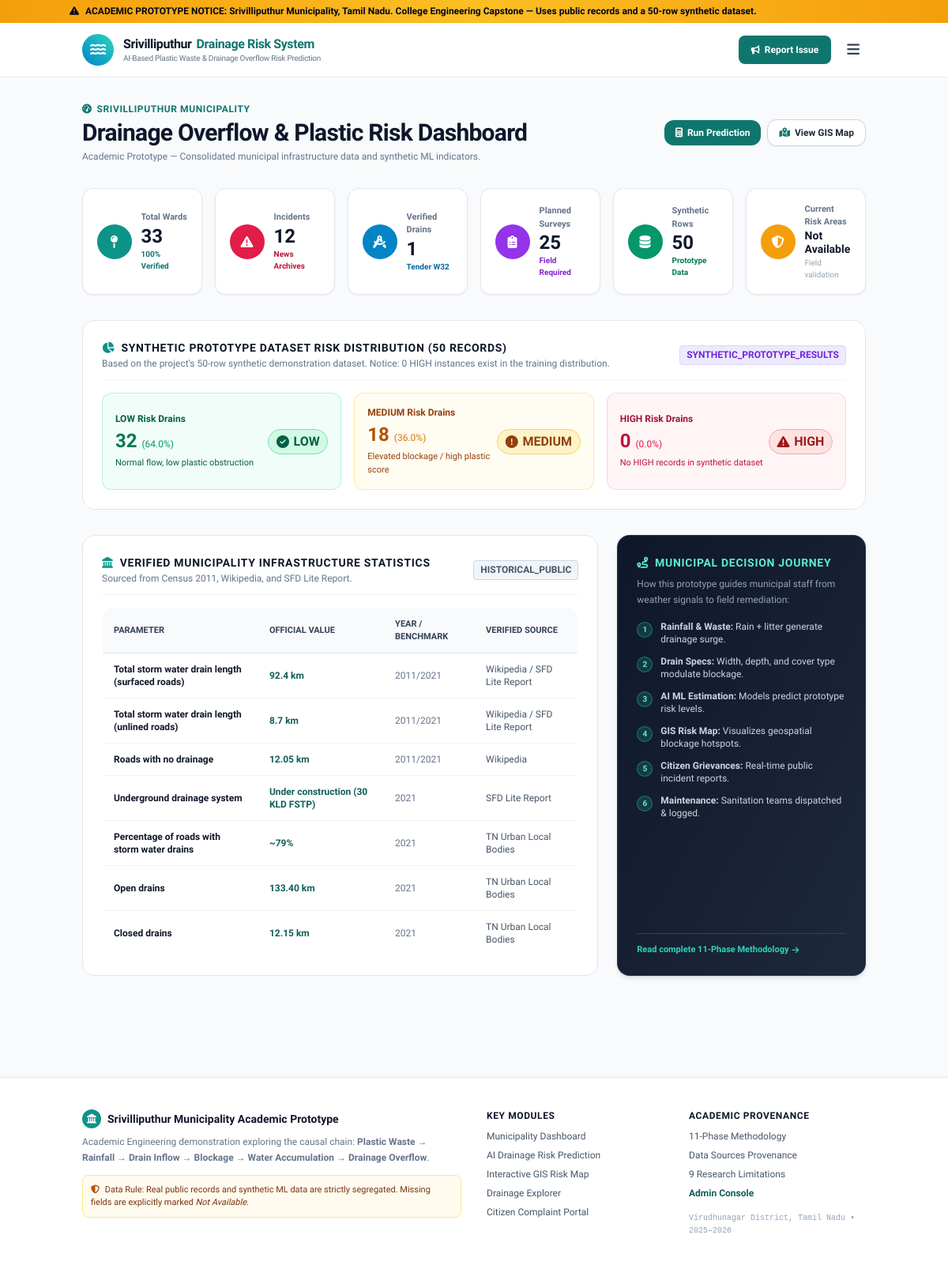
/dashboard, run on the app's committed database.
### tables this page shows
CREATE TABLE municipality_stats (
        id INTEGER PRIMARY KEY AUTOINCREMENT,
        parameter TEXT NOT NULL,
        value TEXT NOT NULL,
        year TEXT,
        source TEXT NOT NULL,
        data_source_type TEXT NOT NULL DEFAULT 'HISTORICAL_PUBLIC'
    );

### app.py (the view)
@app.route('/dashboard')
def dashboard():
    conn = get_db()
    c = conn.cursor()
    c.execute("SELECT COUNT(*) FROM wards")
    ward_count = c.fetchone()[0]
    c.execute("SELECT COUNT(*) FROM incidents")
    incident_count = c.fetchone()[0]
    c.execute("SELECT COUNT(*) FROM drains")
    verified_drain_count = c.fetchone()[0]
    c.execute("SELECT COUNT(*) FROM field_surveys")
    planned_surveys = c.fetchone()[0]
    c.execute("SELECT COUNT(*) FROM ml_dataset")
    synthetic_count = c.fetchone()[0]
    c.execute("SELECT COUNT(*) FROM ml_dataset WHERE overflow_risk_label = 'MEDIUM'")
    medium_risk_count = c.fetchone()[0]
    c.execute("SELECT COUNT(*) FROM ml_dataset WHERE overflow_risk_label = 'LOW'")
    low_risk_count = c.fetchone()[0]
    c.execute("SELECT COUNT(*) FROM citizen_reports")
    citizen_reports_count = c.fetchone()[0]
    c.execute("SELECT * FROM municipality_stats")
    stats = [dict(row) for row in c.fetchall()]
    conn.close()
    return render_template('dashboard.html',
                           ward_count=ward_count,
                           incident_count=incident_count,
                           verified_drain_count=verified_drain_count,
                           planned_surveys=planned_surveys,
                           synthetic_count=synthetic_count,
                           medium_risk_count=medium_risk_count,
                           low_risk_count=low_risk_count,
                           citizen_reports_count=citizen_reports_count,
                           stats=stats)

### app.py (called while the page is built)
def get_db():
    conn = sqlite3.connect(str(DB_PATH))
    conn.row_factory = sqlite3.Row
    return conn

@app.context_processor
def inject_global_context():
    return {
        'project_title': 'AI-Based Plastic Waste & Drainage Overflow Risk Prediction System',
        'municipality_name': 'Srivilliputhur Municipality',
        'state_name': 'Tamil Nadu',
        'prototype_disclaimer': 'Academic Demonstration Prototype — Built using public municipal records and a 50-row synthetic ML dataset. Not an official municipal deployment.',
        'current_year': '2026'
    }

### templates/dashboard.html (shortened to what this page needs)
{% extends "base.html" %}
{% block content %}
<div class="container mx-auto px-4 py-8">
  <div class="flex flex-col md:flex-row md:items-center justify-between gap-4 mb-8">
    <div>
      <div class="text-xs font-bold text-teal-700 uppercase tracking-wider mb-1 flex items-center gap-1.5">
        <i class="fa-solid fa-gauge-high"></i> Srivilliputhur Municipality
      </div>
      <h1 class="text-2xl md:text-3xl font-extrabold text-slate-900 tracking-tight">
        Drainage Overflow & Plastic Risk Dashboard
      </h1>
      <p class="text-xs text-slate-500 mt-1">
        Academic Prototype — Consolidated municipal infrastructure data and synthetic ML indicators.
      </p>
    </div>
    <div class="flex items-center gap-2">
      <a href="{{ url_for('prediction') }}" class="px-3.5 py-2 rounded-xl bg-teal-700 hover:bg-teal-800 text-white text-xs font-bold flex items-center gap-1.5 shadow-sm transition">
        <i class="fa-solid fa-calculator"></i> Run Prediction
      </a>
      <a href="{{ url_for('risk_map') }}" class="px-3.5 py-2 rounded-xl bg-white border border-slate-300 hover:bg-slate-50 text-slate-800 text-xs font-bold flex items-center gap-1.5 shadow-sm transition">
        <i class="fa-solid fa-map-location-dot text-teal-700"></i> View GIS Map
      </a>
    </div>
  </div>
  <div class="grid grid-cols-2 md:grid-cols-3 lg:grid-cols-6 gap-4 mb-8">
    <div class="metric-card-clean flex items-center gap-3">
      <div class="w-11 h-11 rounded-full bg-teal-600 text-white flex items-center justify-center text-base shadow-sm flex-shrink-0">
        <i class="fa-solid fa-map-pin"></i>
      </div>
      <div>
        <div class="text-[11px] font-semibold text-slate-500">Total Wards</div>
        <div class="text-2xl font-black text-slate-900 leading-tight">{{ ward_count }}</div>
        <div class="text-[10px] text-teal-700 font-semibold">100% Verified</div>
      </div>
    </div>
    <div class="metric-card-clean flex items-center gap-3">
      <div class="w-11 h-11 rounded-full bg-rose-600 text-white flex items-center justify-center text-base shadow-sm flex-shrink-0">
        <i class="fa-solid fa-triangle-exclamation"></i>
      </div>
      <div>
        <div class="text-[11px] font-semibold text-slate-500">Incidents</div>
        <div class="text-2xl font-black text-slate-900 leading-tight">{{ incident_count }}</div>
        <div class="text-[10px] text-rose-700 font-semibold">News Archives</div>
      </div>
    </div>
    <div class="metric-card-clean flex items-center gap-3">
      <div class="w-11 h-11 rounded-full bg-sky-600 text-white flex items-center justify-center text-base shadow-sm flex-shrink-0">
        <i class="fa-solid fa-compass-drafting"></i>
      </div>
      <div>
        <div class="text-[11px] font-semibold text-slate-500">Verified Drains</div>
        <div class="text-2xl font-black text-slate-900 leading-tight">{{ verified_drain_count }}</div>
        <div class="text-[10px] text-sky-700 font-semibold">Tender W32</div>
      </div>
    </div>
    <div class="metric-card-clean flex items-center gap-3">
      <div class="w-11 h-11 rounded-full bg-purple-600 text-white flex items-center justify-center text-base shadow-sm flex-shrink-0">
        <i class="fa-solid fa-clipboard-list"></i>
      </div>
      <div>
        <div class="text-[11px] font-semibold text-slate-500">Planned Surveys</div>
        <div class="text-2xl font-black text-slate-900 leading-tight">{{ planned_surveys }}</div>
        <div class="text-[10px] text-purple-700 font-semibold">Field Required</div>
      </div>
    </div>
    <div class="metric-card-clean flex items-center gap-3">
      <div class="w-11 h-11 rounded-full bg-emerald-600 text-white flex items-center justify-center text-base shadow-sm flex-shrink-0">
        <i class="fa-solid fa-database"></i>
      </div>
      <div>
        <div class="text-[11px] font-semibold text-slate-500">Synthetic Rows</div>
        <div class="text-2xl font-black text-slate-900 leading-tight">{{ synthetic_count }}</div>
        <div class="text-[10px] text-emerald-700 font-semibold">Prototype Data</div>
      </div>
    </div>
    <div class="metric-card-clean flex items-center gap-3">
      <div class="w-11 h-11 rounded-full bg-amber-500 text-white flex items-center justify-center text-base shadow-sm flex-shrink-0">
        <i class="fa-solid fa-shield-halved"></i>
      </div>
      <div>
        <div class="text-[11px] font-semibold text-slate-500">Current Risk Areas</div>
        <div class="text-sm font-extrabold text-slate-900 leading-tight">Not Available</div>
        <div class="text-[10px] text-slate-400 font-medium">Field validation</div>
      </div>
    </div>
  </div>
  <div class="bg-white border border-slate-200 rounded-2xl p-6 mb-8 shadow-xs">
    <div class="flex flex-col md:flex-row md:items-center justify-between gap-2 mb-4 pb-3 border-b border-slate-100">
      <div>
        <h2 class="text-sm font-bold text-slate-900 uppercase tracking-wider flex items-center gap-2">
          <i class="fa-solid fa-chart-pie text-teal-600"></i>
          Synthetic Prototype Dataset Risk Distribution (50 Records)
        </h2>
        <p class="text-xs text-slate-500 mt-0.5">
          Based on the project's 50-row synthetic demonstration dataset. Notice: 0 HIGH instances exist in the training distribution.
        </p>
      </div>
      <span class="badge-status-synthetic self-start md:self-auto">SYNTHETIC_PROTOTYPE_RESULTS</span>
    </div>
    <div class="grid grid-cols-1 md:grid-cols-3 gap-4">
      <div class="p-4 bg-emerald-50/70 border border-emerald-200/80 rounded-xl flex items-center justify-between">
        <div>
          <div class="text-xs font-semibold text-emerald-800">LOW Risk Drains</div>
          <div class="text-2xl font-black text-emerald-700 mt-1">{{ low_risk_count }} <span class="text-xs font-normal text-emerald-600">(64.0%)</span></div>
          <div class="text-[11px] text-emerald-800 mt-1">Normal flow, low plastic obstruction</div>
        </div>
        <span class="badge-risk-low"><i class="fa-solid fa-circle-check"></i> LOW</span>
      </div>
      <div class="p-4 bg-amber-50/70 border border-amber-200/80 rounded-xl flex items-center justify-between">
        <div>
          <div class="text-xs font-semibold text-amber-800">MEDIUM Risk Drains</div>
          <div class="text-2xl font-black text-amber-700 mt-1">{{ medium_risk_count }} <span class="text-xs font-normal text-amber-600">(36.0%)</span></div>
          <div class="text-[11px] text-amber-800 mt-1">Elevated blockage / high plastic score</div>
        </div>
        <span class="badge-risk-medium"><i class="fa-solid fa-circle-exclamation"></i> MEDIUM</span>
      </div>
      <div class="p-4 bg-rose-50/70 border border-rose-200/80 rounded-xl flex items-center justify-between">
        <div>
          <div class="text-xs font-semibold text-rose-800">HIGH Risk Drains</div>
          <div class="text-2xl font-black text-rose-700 mt-1">0 <span class="text-xs font-normal text-rose-600">(0.0%)</span></div>
          <div class="text-[11px] text-rose-700 mt-1">No HIGH records in synthetic dataset</div>
        </div>
        <span class="badge-risk-high"><i class="fa-solid fa-triangle-exclamation"></i> HIGH</span>
      </div>
    </div>
  </div>
  <div class="grid grid-cols-1 lg:grid-cols-3 gap-6 mb-8">
    <div class="lg:col-span-2 bg-white border border-slate-200 rounded-2xl p-6 shadow-xs">
      <div class="flex items-center justify-between mb-4 pb-3 border-b border-slate-100">
        <div>
          <h2 class="text-sm font-bold text-slate-900 uppercase tracking-wider flex items-center gap-2">
            <i class="fa-solid fa-landmark text-teal-600"></i>
            Verified Municipality Infrastructure Statistics
          </h2>
          <p class="text-xs text-slate-500 mt-0.5">Sourced from Census 2011, Wikipedia, and SFD Lite Report.</p>
        </div>
        <span class="badge-status-historical">HISTORICAL_PUBLIC</span>
      </div>
      <div class="overflow-x-auto">
        <table class="w-full text-xs text-left border border-slate-200 rounded-xl overflow-hidden">
          <thead class="bg-slate-50 text-slate-700 uppercase font-semibold text-[11px] border-b border-slate-200">
            <tr>
              <th class="px-3.5 py-3">Parameter</th>
              <th class="px-3.5 py-3">Official Value</th>
              <th class="px-3.5 py-3">Year / Benchmark</th>
              <th class="px-3.5 py-3">Verified Source</th>
            </tr>
          </thead>
          <tbody class="divide-y divide-slate-100">
            {% for s in stats %}
            <tr class="hover:bg-slate-50/80 transition">
              <td class="px-3.5 py-3 font-semibold text-slate-900">{{ s.parameter }}</td>
              <td class="px-3.5 py-3 font-extrabold text-teal-800">{{ s.value }}</td>
              <td class="px-3.5 py-3 text-slate-500">{{ s.year if s.year else 'Not Available' }}</td>
              <td class="px-3.5 py-3 text-slate-600">{{ s.source }}</td>
            </tr>
            {% endfor %}
          </tbody>
        </table>
      </div>
    </div>
    <div class="bg-gradient-to-br from-slate-900 to-slate-800 text-white rounded-2xl p-6 shadow-md border border-slate-700/60 flex flex-col justify-between">
      <div>
        <h3 class="text-sm font-bold text-teal-300 uppercase tracking-wider mb-2 flex items-center gap-2">
          <i class="fa-solid fa-route"></i> Municipal Decision Journey
        </h3>
        <p class="text-xs text-slate-400 mb-4 leading-relaxed">
          How this prototype guides municipal staff from weather signals to field remediation:
        </p>
        <ol class="space-y-3 text-xs text-slate-300">
          <li class="flex items-start gap-2.5">
            <span class="w-5 h-5 rounded-full bg-teal-500/20 text-teal-300 border border-teal-400/40 text-[10px] flex items-center justify-center font-bold flex-shrink-0 mt-0.5">1</span>
            <span><strong>Rainfall & Waste:</strong> Rain + litter generate drainage surge.</span>
          </li>
          <li class="flex items-start gap-2.5">
            <span class="w-5 h-5 rounded-full bg-teal-500/20 text-teal-300 border border-teal-400/40 text-[10px] flex items-center justify-center font-bold flex-shrink-0 mt-0.5">2</span>
            <span><strong>Drain Specs:</strong> Width, depth, and cover type modulate blockage.</span>
          </li>
          <li class="flex items-start gap-2.5">
            <span class="w-5 h-5 rounded-full bg-teal-500/20 text-teal-300 border border-teal-400/40 text-[10px] flex items-center justify-center font-bold flex-shrink-0 mt-0.5">3</span>
            <span><strong>AI ML Estimation:</strong> Models predict prototype risk levels.</span>
          </li>
          <li class="flex items-start gap-2.5">
            <span class="w-5 h-5 rounded-full bg-teal-500/20 text-teal-300 border border-teal-400/40 text-[10px] flex items-center justify-center font-bold flex-shrink-0 mt-0.5">4</span>
            <span><strong>GIS Risk Map:</strong> Visualizes geospatial blockage hotspots.</span>
          </li>
          <li class="flex items-start gap-2.5">
            <span class="w-5 h-5 rounded-full bg-teal-500/20 text-teal-300 border border-teal-400/40 text-[10px] flex items-center justify-center font-bold flex-shrink-0 mt-0.5">5</span>
            <span><strong>Citizen Grievances:</strong> Real-time public incident reports.</span>
          </li>
          <li class="flex items-start gap-2.5">
            <span class="w-5 h-5 rounded-full bg-teal-500/20 text-teal-300 border border-teal-400/40 text-[10px] flex items-center justify-center font-bold flex-shrink-0 mt-0.5">6</span>
            <span><strong>Maintenance:</strong> Sanitation teams dispatched & logged.</span>
          </li>
        </ol>
      </div>
      <div class="mt-5 pt-3 border-t border-slate-700 text-[11px] text-slate-400">
        <a href="{{ url_for('methodology') }}" class="text-teal-400 hover:text-teal-300 font-semibold flex items-center gap-1">
          Read complete 11-Phase Methodology <i class="fa-solid fa-arrow-right text-[10px]"></i>
        </a>
      </div>
    </div>
  </div>
</div>
{% endblock %}

### static/css/custom.css (style rules this page uses)
body { font-family: 'Plus Jakarta Sans', 'Inter', sans-serif; background-color: #f8fafc; color: #1e293b; }
.badge-risk-low { background-color: #d1fae5; color: #065f46; border: 1px solid #6ee7b7; font-weight: 700; padding: 0.2rem 0.6rem; border-radius: 9999px; display: inline-flex; align-items: center; gap: 0.35rem; }
.badge-risk-medium { background-color: #fef3c7; color: #92400e; border: 1px solid #fcd34d; font-weight: 700; padding: 0.2rem 0.6rem; border-radius: 9999px; display: inline-flex; align-items: center; gap: 0.35rem; }
.badge-risk-high { background-color: #fee2e2; color: #991b1b; border: 1px solid #fca5a5; font-weight: 700; padding: 0.2rem 0.6rem; border-radius: 9999px; display: inline-flex; align-items: center; gap: 0.35rem; }
.badge-status-historical { background-color: #f1f5f9; color: #475569; border: 1px solid #cbd5e1; font-weight: 600; font-size: 0.75rem; padding: 0.15rem 0.5rem; border-radius: 0.25rem; }
.badge-status-synthetic { background-color: #ede9fe; color: #6d28d9; border: 1px solid #ddd6fe; font-weight: 600; font-size: 0.75rem; padding: 0.15rem 0.5rem; border-radius: 0.25rem; }
.metric-card-clean { background-color: #ffffff; border: 1px solid #e2e8f0; border-radius: 0.85rem; padding: 1.1rem; box-shadow: 0 1px 3px 0 rgba(0, 0, 0, 0.05), 0 1px 2px -1px rgba(0, 0, 0, 0.05); transition: transform 0.15s ease, box-shadow 0.15s ease; }

### data on the page
municipality_stats: parameter "Total storm water drain length (surfaced roads)", value "92.4 km", year "2011/2021", source "Wikipedia / SFD Lite Report"
municipality_stats: parameter "Total storm water drain length (unlined roads)", value "8.7 km", year "2011/2021", source "Wikipedia / SFD Lite Report"
municipality_stats: parameter "Roads with no drainage", value "12.05 km", year "2011/2021", source "Wikipedia"
municipality_stats: parameter "Underground drainage system", value "Under construction (30 KLD FSTP)", year "2021", source "SFD Lite Report"
municipality_stats: parameter "Percentage of roads with storm water drains", value "~79%", year "2021", source "TN Urban Local Bodies"
municipality_stats: parameter "Open drains", value "133.40 km", year "2021", source "TN Urban Local Bodies"
municipality_stats: parameter "Closed drains", value "12.15 km", year "2021", source "TN Urban Local Bodies"

### other printed values
{{ ward_count }} "33"
{{ incident_count }} "12"
{{ verified_drain_count }} "1"
{{ planned_surveys }} "25"
{{ synthetic_count }} "50"
{{ low_risk_count }} "32"
{{ medium_risk_count }} "18"
